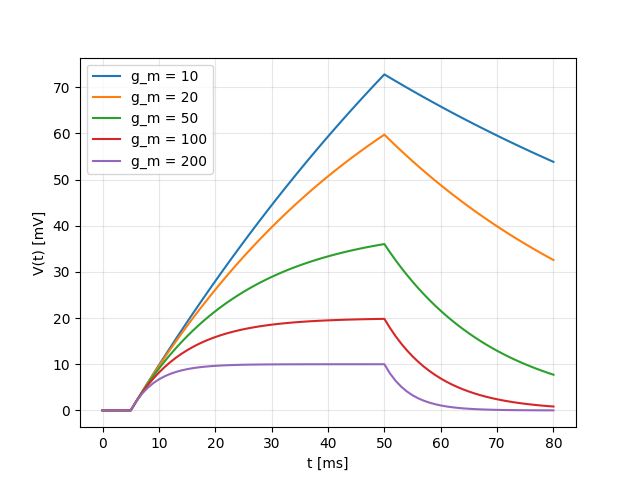

Python code for this plot:
import numpy as np
import matplotlib.pyplot as plt
from utils import euler, eq_membrana

# Configurações
t0 = 0
tf = 80
h  = 1
y0 = 0

# Loop para g_m
g_m = [10, 20, 50, 100, 200]
for g in g_m:

   # Função wrapper
   def f(t, y):
      g_m = g
      C_m = 1
      E = 0
      J_inj = 2 if t >= 5 and t < 50 else 0
      return eq_membrana(t, y, g_m, C_m, E, J_inj, SI=False)

   # Resolver usando o método de Euler
   sol = euler(f, t0, tf, y0, h)

   # Plotar
   plt.plot(sol[0], sol[1], label='g_m = ' + str(g))

plt.xlabel("t [ms]")
plt.ylabel("V(t) [mV]")
plt.grid(True, alpha=.3)
plt.legend()
plt.show()
